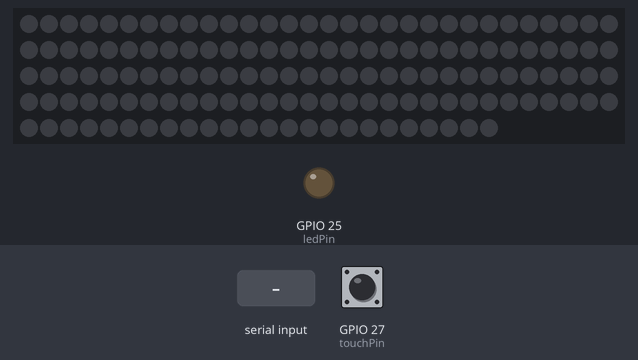
Bench run of a sketch on a simulated ESP32. On the bench: 144 RGB LEDs in strip order, left to right, continuing on the next row, output pins drawn as LEDs (lit = HIGH). The test bench sets the inputs (shaded band); at power-on: GPIO 27 (touchPin) HIGH. Dim RGB values are drawn brighter than linear; random numbers use the default seed unless the sketch sets one; what the sketch prints to the serial monitor is not drawn.

Above: at 6.2 s.
6.3 s: "1\n" received over the second serial link
At 7.3 s:
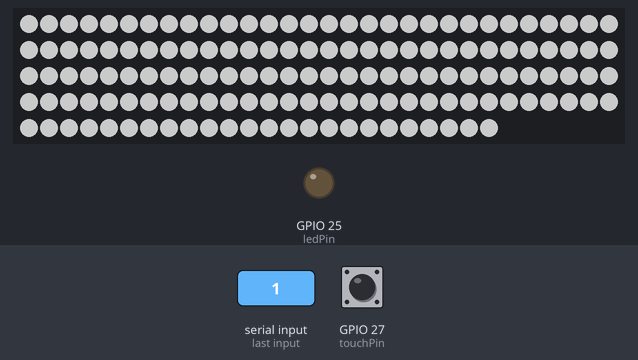
8.1 s: "8\n" received over Serial
At 8.33 s:
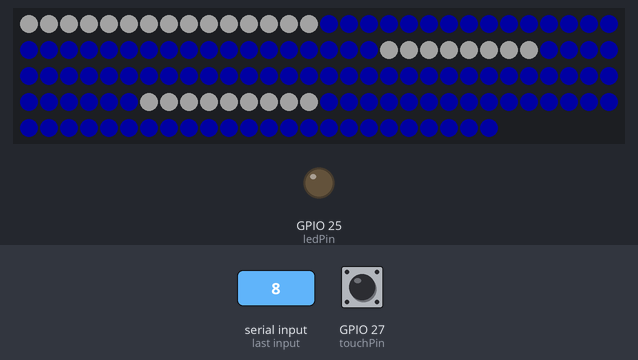
10.1 s: "2\n" received over the second serial link
At 11.03 s:
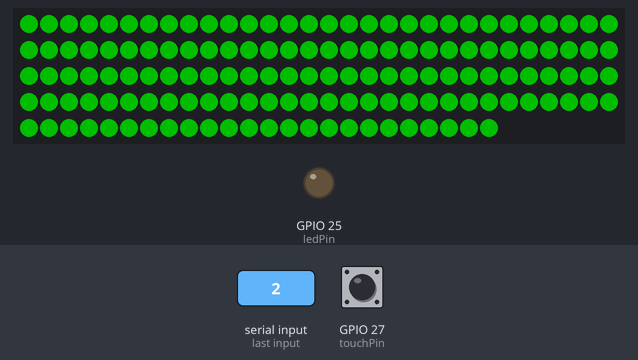
11.9 s: "3\n" received over Serial
13.7 s: GPIO 27 (touchPin) pulled LOW for 3.2 s
At 16.25 s:
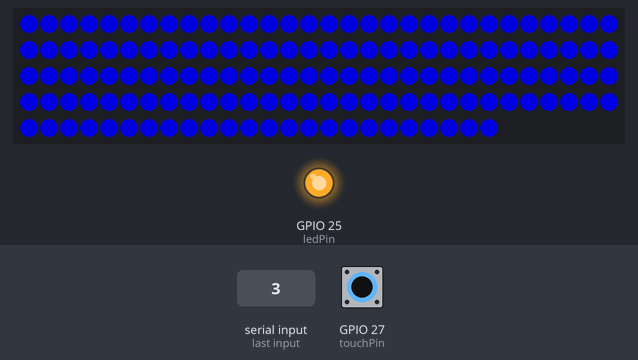
17.5 s: GPIO 27 (touchPin) pulled LOW for 3.2 s
Timing chart, 0 to 22.3 s (numbered marks = the images above; inputs shaded):
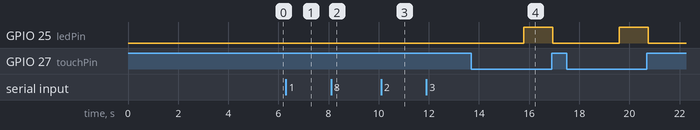

Measured:
- after the input at 6.3 s, the LEDs: first change after 0.16 s (image 1 shows a later state)
- after the input at 13.7 s, GPIO 25 (ledPin): LOW → HIGH after 2.1 s, → LOW 1.2 s later
- after the input at 17.5 s, GPIO 25 (ledPin): LOW → HIGH after 2.1 s, → LOW 1.2 s later

The sketch:

esp32vine.ino
```cpp
#include <HardwareSerial.h>
#include <FastLED.h>

// ---------- UART to Raspberry Pi ----------
#define RXD2 16   // ESP32 RX2 (connect to Pi TX (GPIO14/BCM14))
#define TXD2 17   // ESP32 TX2 (connect to Pi RX (GPIO15/BCM15))
HardwareSerial PiSerial(2); // Serial2

// ---------- LED strip ----------
#define NUM_LEDS     144
#define LED_PIN      18
#define LED_TYPE     WS2812B
#define COLOR_ORDER  GRB
CRGB leds[NUM_LEDS];

// Modify these globals:
const int TOUCH_MARGIN = 20;        // How much below baseline = touch
const int RELEASE_MARGIN = 30;      // How much below baseline = release (higher for stability)
bool currentlyTouched = false;

// Add these variables at the top with other globals:
unsigned long lastRecalibration = 0;
const unsigned long recalibrationInterval = 300000; // 5 minutes
const int BASELINE_SAMPLES = 50;
int baselineReadings[BASELINE_SAMPLES];
int baselineIndex = 0;
bool baselineReady = false;

// --- Touch Sensor mit Median-Filter und 5s-Haltezeit ---
const int touchPin = 27;    // Touch input (ESP32: e.g. GPIO27)
const int ledPin   = 25;    // LED pin (GPIO25)

int threshold = 0;          // Touch-Schwelle (Kalibrierung)
bool calibrated = false;    // Kalibrierungs-Status

const int N = 31;           // Anzahl Samples für Median (ungerade)
int buffer[N];

// Timer für 2s Haltezeit
unsigned long mytouchStart = 0;
const unsigned long holdTime = 2000; // 2 Sekunden

// ---------- Pulse (breathing) control ----------
bool pulseActive = false;
bool wanderingDotsActive = false;
uint8_t pulseBPM = 12;       // lower = slower, smoother breathing
uint8_t minBright = 10;     // floor brightness
uint8_t maxBright = 160;    // 255 ceiling brightness

const uint16_t pulseIntervalMs = 20;
uint32_t lastPulseMs = 0;


// ---------- Helpers ----------
void startPulse(CRGB color) {
  wanderingDotsActive = false;
  pulseActive = true;
  fill_solid(leds, NUM_LEDS, color);
  FastLED.setBrightness(maxBright);
  FastLED.show();
}

void startWanderingDots() {
  pulseActive = false;
  wanderingDotsActive = true;
  fill_solid(leds, NUM_LEDS, CRGB::Blue);
  FastLED.show();
}

void updateWanderingDots() {
  static uint8_t offset = 0;
  static unsigned long lastUpdate = 0;

  if (millis() - lastUpdate < 120) return;
  lastUpdate = millis();

  const CRGB background = CRGB::Blue;
  const CRGB dotColor = CRGB::White;
  const int dotGroupCount = 3;
  const int dotGroupSizeMin = 4;
  const int dotGroupSizeMax = 16;

  fill_solid(leds, NUM_LEDS, background);

  for (int g = 0; g < dotGroupCount; g++) {
    int groupPos = (offset + (g * (NUM_LEDS / dotGroupCount))) % NUM_LEDS;
    int groupSize = random(dotGroupSizeMin, dotGroupSizeMax + 1);
    for (int i = 0; i < groupSize; i++) {
      leds[(groupPos + i) % NUM_LEDS] = dotColor;
    }
  }

  FastLED.show();
  offset = (offset - 5 + NUM_LEDS) % NUM_LEDS; //reverse direction
}


void stopPulse() {
  pulseActive = false;
  wanderingDotsActive = false;
  fill_solid(leds, NUM_LEDS, CRGB::Black);
  FastLED.show();
}

void updatePulse() {
  uint8_t brightness = beatsin8(pulseBPM, minBright, maxBright);
  FastLED.setBrightness(brightness);
  FastLED.show();
}

void handleCommand(const String& line) {
  if (line.equalsIgnoreCase("1") || line.equalsIgnoreCase("1.00")) {
    stopPulse();
    delay(100);
    startPulse(CRGB::White); // white pulsating
  } else if (line.equalsIgnoreCase("2") || line.equalsIgnoreCase("2.00")) {
    stopPulse();
    delay(100);
    startPulse(CRGB::Green); // green pulsating
  } else if (line.equalsIgnoreCase("3") || line.equalsIgnoreCase("3.00")) {
    stopPulse();
    delay(100);
    startPulse(CRGB::Blue); // blue pulsating
  } else if (line.equalsIgnoreCase("8") || line.equalsIgnoreCase("8.00")) {
    stopPulse();
    delay(100);
    startWanderingDots(); // blue and white dots
  } else if (line.equalsIgnoreCase("0") || line.equalsIgnoreCase("0.00")) {
    stopPulse();
  }
}

void setup() {
  Serial.begin(115200);
  PiSerial.begin(115200, SERIAL_8N1, RXD2, TXD2);
  PiSerial.setTimeout(5);
  PiSerial.println("ESP32 READY");

  pinMode(ledPin, OUTPUT);
  digitalWrite(ledPin, LOW);

  Serial.println("Calibration (5 seconds)... do not touch!");
  long sum = 0;
  int count = 0;
  unsigned long start = millis();

  while (millis() - start < 5000) {
    int val = touchRead(touchPin);
    sum += val;
    count++;
    delay(50);
  }

  threshold = (sum / count) - 20;
  calibrated = true;

  Serial.print("Calibration done. Threshold = ");
  Serial.println(threshold);

  FastLED.addLeds<LED_TYPE, LED_PIN, COLOR_ORDER>(leds, NUM_LEDS);
  FastLED.setBrightness(255);
  fill_solid(leds, NUM_LEDS, CRGB::Black);
  FastLED.show();

  Serial.println("[ESP32] Booted. Waiting for Pi commands...");
}

int readMedian(int pin) {
  for (int i = 0; i < N; i++) {
    buffer[i] = touchRead(pin);
    delay(2);
  }
  for (int i = 0; i < N - 1; i++) {
    for (int j = 0; j < N - i - 1; j++) {
      if (buffer[j] > buffer[j + 1]) {
        int tmp = buffer[j];
        buffer[j] = buffer[j + 1];
        buffer[j + 1] = tmp;
      }
    }
  }
  return buffer[N / 2];
}

// Add this function after readMedian():
void updateBaseline(int value) {
  // Only update baseline when NOT touched
  if (value >= threshold + 10) {  // Safety margin above threshold
    baselineReadings[baselineIndex] = value;
    baselineIndex = (baselineIndex + 1) % BASELINE_SAMPLES;
    if (baselineIndex == 0) baselineReady = true;
  }
}

int calculateBaselineThreshold() {
  if (!baselineReady) return threshold;

  long sum = 0;
  for (int i = 0; i < BASELINE_SAMPLES; i++) {
    sum += baselineReadings[i];
  }
  return (sum / BASELINE_SAMPLES) - 20;
}

void loop() {
  int val = readMedian(touchPin);
  Serial.print("Touch value: ");
  Serial.print(val);
  Serial.print(" | Threshold: ");
  Serial.println(threshold);

  // Update baseline with non-touch readings
  updateBaseline(val);

  // Periodic recalibration (every 5 minutes when idle)
  if (millis() - lastRecalibration > recalibrationInterval && mytouchStart == 0) {
    int newThreshold = calculateBaselineThreshold();
    // More conservative sanity check
    if (newThreshold > 0 && abs(newThreshold - threshold) < 15) {
      threshold = newThreshold;
      Serial.print("✓ Recalibrated threshold: ");
      Serial.println(threshold);
    } else {
      Serial.println("✗ Recalibration rejected - too much drift");
    }
    lastRecalibration = millis();
  }

  // Hysteresis-based touch detection
  if (calibrated) {
    if (!currentlyTouched && val < (threshold - TOUCH_MARGIN)) {
      // Touch detected
      currentlyTouched = true;
      mytouchStart = millis();
      Serial.println("→ Touch START");
    }
    else if (currentlyTouched && val > (threshold - RELEASE_MARGIN)) {
      // Release detected
      currentlyTouched = false;
      mytouchStart = 0;
      digitalWrite(ledPin, LOW);
      Serial.println("← Touch RELEASE");
    }

    // Check hold time
    if (currentlyTouched && (millis() - mytouchStart >= holdTime)) {
      digitalWrite(ledPin, HIGH);
      Serial.println("✓ Held for 2s");
    }
  }

  // ----- Read commands from Raspberry Pi -----
  if (PiSerial.available()) {
    String line = PiSerial.readStringUntil('\n');
    line.trim();

    // 🧹 Entferne nicht druckbare Zeichen
    for (int i = 0; i < line.length(); i++) {
      if (line[i] < 32 || line[i] > 126) {
        line.remove(i, 1);
        i--;
      }
    }

    if (line.length()) {
      Serial.print("[ESP32] <- Pi: ");
      Serial.println(line);
      handleCommand(line);
    }
  }

  // ----- Optional: USB debug console -----
  if (Serial.available()) {
    String cmd = Serial.readStringUntil('\n');
    cmd.trim();
    if (cmd.length()) {
      handleCommand(cmd);
    }
  }

  if (pulseActive) {
    uint32_t now = millis();
    if (now - lastPulseMs >= pulseIntervalMs) {
      lastPulseMs = now;
      updatePulse();
    }
  } else if (wanderingDotsActive) {
    updateWanderingDots();
  }

  delay(1);
}
```
